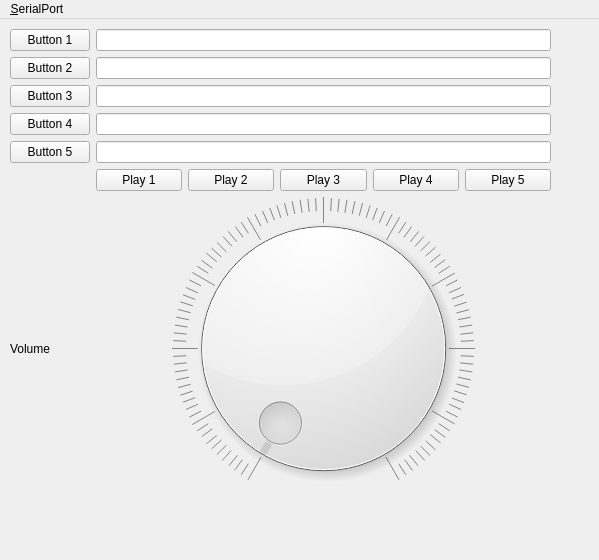
<?xml version="1.0" encoding="UTF-8"?>
<ui version="4.0">
 <class>MainWindow</class>
 <widget class="QMainWindow" name="MainWindow">
  <property name="geometry">
   <rect>
    <x>0</x>
    <y>0</y>
    <width>599</width>
    <height>560</height>
   </rect>
  </property>
  <property name="windowTitle">
   <string>Nippelboard</string>
  </property>
  <widget class="QWidget" name="centralwidget">
   <widget class="QWidget" name="gridLayoutWidget">
    <property name="geometry">
     <rect>
      <x>10</x>
      <y>10</y>
      <width>541</width>
      <height>471</height>
     </rect>
    </property>
    <layout class="QGridLayout" name="gridLayout">
     <item row="2" column="1">
      <widget class="QLineEdit" name="lineEdit_3">
       <property name="readOnly">
        <bool>true</bool>
       </property>
      </widget>
     </item>
     <item row="3" column="1">
      <widget class="QLineEdit" name="lineEdit_4">
       <property name="readOnly">
        <bool>true</bool>
       </property>
      </widget>
     </item>
     <item row="2" column="0">
      <widget class="QPushButton" name="pushButtonSelect3">
       <property name="text">
        <string>Button 3</string>
       </property>
      </widget>
     </item>
     <item row="5" column="1">
      <layout class="QHBoxLayout" name="horizontalLayout_2">
       <item>
        <widget class="QPushButton" name="pushButtonPlay1">
         <property name="text">
          <string>Play 1</string>
         </property>
         <property name="checkable">
          <bool>true</bool>
         </property>
        </widget>
       </item>
       <item>
        <widget class="QPushButton" name="pushButtonPlay2">
         <property name="text">
          <string>Play 2</string>
         </property>
         <property name="checkable">
          <bool>true</bool>
         </property>
        </widget>
       </item>
       <item>
        <widget class="QPushButton" name="pushButtonPlay3">
         <property name="text">
          <string>Play 3</string>
         </property>
         <property name="checkable">
          <bool>true</bool>
         </property>
        </widget>
       </item>
       <item>
        <widget class="QPushButton" name="pushButtonPlay4">
         <property name="text">
          <string>Play 4</string>
         </property>
         <property name="checkable">
          <bool>true</bool>
         </property>
        </widget>
       </item>
       <item>
        <widget class="QPushButton" name="pushButtonPlay5">
         <property name="font">
          <font>
           <bold>false</bold>
          </font>
         </property>
         <property name="text">
          <string>Play 5</string>
         </property>
         <property name="checkable">
          <bool>true</bool>
         </property>
         <property name="checked">
          <bool>false</bool>
         </property>
        </widget>
       </item>
      </layout>
     </item>
     <item row="7" column="1">
      <widget class="QDial" name="dial">
       <property name="maximum">
        <number>100</number>
       </property>
       <property name="wrapping">
        <bool>false</bool>
       </property>
       <property name="notchesVisible">
        <bool>true</bool>
       </property>
      </widget>
     </item>
     <item row="1" column="1">
      <widget class="QLineEdit" name="lineEdit_2">
       <property name="readOnly">
        <bool>true</bool>
       </property>
      </widget>
     </item>
     <item row="4" column="1">
      <widget class="QLineEdit" name="lineEdit_5">
       <property name="readOnly">
        <bool>true</bool>
       </property>
      </widget>
     </item>
     <item row="0" column="1">
      <widget class="QLineEdit" name="lineEdit_1">
       <property name="readOnly">
        <bool>true</bool>
       </property>
      </widget>
     </item>
     <item row="7" column="0">
      <widget class="QLabel" name="label">
       <property name="text">
        <string>Volume</string>
       </property>
      </widget>
     </item>
     <item row="1" column="0">
      <widget class="QPushButton" name="pushButtonSelect2">
       <property name="text">
        <string>Button 2</string>
       </property>
      </widget>
     </item>
     <item row="4" column="0">
      <widget class="QPushButton" name="pushButtonSelect5">
       <property name="text">
        <string>Button 5</string>
       </property>
      </widget>
     </item>
     <item row="3" column="0">
      <widget class="QPushButton" name="pushButtonSelect4">
       <property name="text">
        <string>Button 4</string>
       </property>
      </widget>
     </item>
     <item row="0" column="0">
      <widget class="QPushButton" name="pushButtonSelect1">
       <property name="text">
        <string>Button 1</string>
       </property>
      </widget>
     </item>
    </layout>
   </widget>
  </widget>
  <widget class="QMenuBar" name="menubar">
   <property name="geometry">
    <rect>
     <x>0</x>
     <y>0</y>
     <width>599</width>
     <height>22</height>
    </rect>
   </property>
   <widget class="QMenu" name="menu_SerialPort">
    <property name="title">
     <string>&amp;SerialPort</string>
    </property>
    <addaction name="actionSettings"/>
   </widget>
   <addaction name="menu_SerialPort"/>
  </widget>
  <widget class="QStatusBar" name="statusbar">
   <property name="sizeGripEnabled">
    <bool>false</bool>
   </property>
  </widget>
  <action name="actionSettings">
   <property name="text">
    <string>Settings</string>
   </property>
  </action>
 </widget>
 <resources/>
 <connections/>
</ui>
